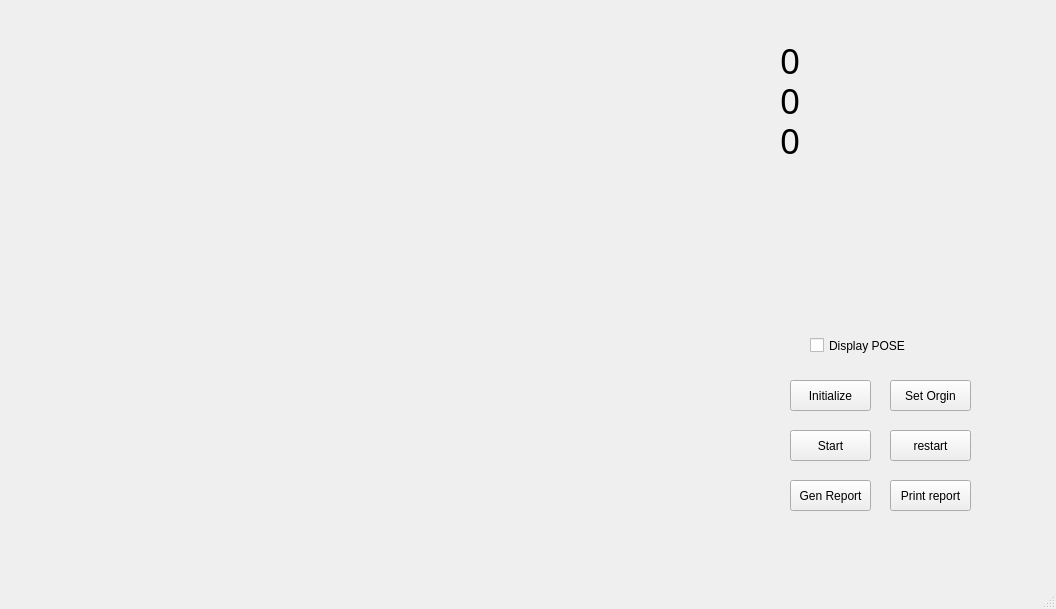
<?xml version="1.0" encoding="UTF-8"?>
<ui version="4.0">
 <class>MainWindow</class>
 <widget class="QMainWindow" name="MainWindow">
  <property name="geometry">
   <rect>
    <x>0</x>
    <y>0</y>
    <width>1056</width>
    <height>609</height>
   </rect>
  </property>
  <property name="windowTitle">
   <string>MainWindow</string>
  </property>
  <widget class="QWidget" name="centralwidget">
   <widget class="QLabel" name="video_disp">
    <property name="geometry">
     <rect>
      <x>20</x>
      <y>20</y>
      <width>720</width>
      <height>540</height>
     </rect>
    </property>
    <property name="text">
     <string/>
    </property>
   </widget>
   <widget class="QPushButton" name="start_button">
    <property name="geometry">
     <rect>
      <x>790</x>
      <y>380</y>
      <width>81</width>
      <height>31</height>
     </rect>
    </property>
    <property name="text">
     <string>Initialize</string>
    </property>
   </widget>
   <widget class="QPushButton" name="pushButton_2">
    <property name="geometry">
     <rect>
      <x>890</x>
      <y>430</y>
      <width>81</width>
      <height>31</height>
     </rect>
    </property>
    <property name="text">
     <string>restart</string>
    </property>
   </widget>
   <widget class="QCheckBox" name="disp_pose">
    <property name="geometry">
     <rect>
      <x>810</x>
      <y>330</y>
      <width>121</width>
      <height>31</height>
     </rect>
    </property>
    <property name="text">
     <string>Display POSE</string>
    </property>
   </widget>
   <widget class="QPushButton" name="gen_report">
    <property name="geometry">
     <rect>
      <x>790</x>
      <y>480</y>
      <width>81</width>
      <height>31</height>
     </rect>
    </property>
    <property name="text">
     <string>Gen Report</string>
    </property>
   </widget>
   <widget class="QPushButton" name="pushButton_4">
    <property name="geometry">
     <rect>
      <x>890</x>
      <y>480</y>
      <width>81</width>
      <height>31</height>
     </rect>
    </property>
    <property name="text">
     <string>Print report</string>
    </property>
   </widget>
   <widget class="QLabel" name="label_x">
    <property name="geometry">
     <rect>
      <x>780</x>
      <y>40</y>
      <width>221</width>
      <height>41</height>
     </rect>
    </property>
    <property name="font">
     <font>
      <family>Segoe Script</family>
      <pointsize>26</pointsize>
     </font>
    </property>
    <property name="text">
     <string>0</string>
    </property>
   </widget>
   <widget class="QPushButton" name="start_program">
    <property name="geometry">
     <rect>
      <x>790</x>
      <y>430</y>
      <width>81</width>
      <height>31</height>
     </rect>
    </property>
    <property name="text">
     <string>Start</string>
    </property>
   </widget>
   <widget class="QLabel" name="label_y">
    <property name="geometry">
     <rect>
      <x>780</x>
      <y>80</y>
      <width>221</width>
      <height>41</height>
     </rect>
    </property>
    <property name="font">
     <font>
      <family>Segoe Script</family>
      <pointsize>26</pointsize>
     </font>
    </property>
    <property name="text">
     <string>0</string>
    </property>
   </widget>
   <widget class="QLabel" name="label_z">
    <property name="geometry">
     <rect>
      <x>780</x>
      <y>120</y>
      <width>221</width>
      <height>41</height>
     </rect>
    </property>
    <property name="font">
     <font>
      <family>Segoe Script</family>
      <pointsize>26</pointsize>
     </font>
    </property>
    <property name="text">
     <string>0</string>
    </property>
   </widget>
   <widget class="QPushButton" name="set_orgin">
    <property name="geometry">
     <rect>
      <x>890</x>
      <y>380</y>
      <width>81</width>
      <height>31</height>
     </rect>
    </property>
    <property name="text">
     <string>Set Orgin</string>
    </property>
   </widget>
  </widget>
  <widget class="QMenuBar" name="menubar">
   <property name="geometry">
    <rect>
     <x>0</x>
     <y>0</y>
     <width>1056</width>
     <height>22</height>
    </rect>
   </property>
  </widget>
  <widget class="QStatusBar" name="statusbar"/>
 </widget>
 <resources/>
 <connections/>
</ui>
